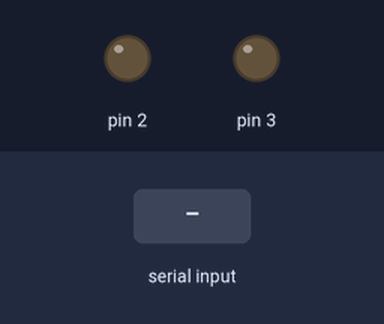
Simulated run of this sketch. Board: Arduino Uno, built with avr-gcc and run on an emulated ATmega328P. On the bench: output pins drawn as LEDs (lit = HIGH). Inputs (shaded band) come from the test bench.

Above: at 1.2 s.
1.3 s: "<REMOTEOPENDOOR>" received over Serial
At 2.0 s:
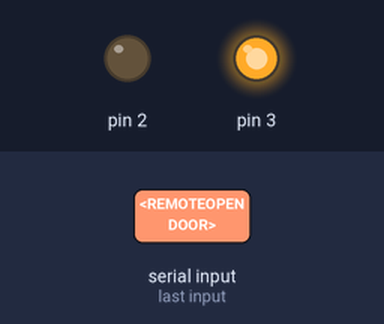
2.8 s: "<SCANCARD>" received over Serial
At 5.5 s:
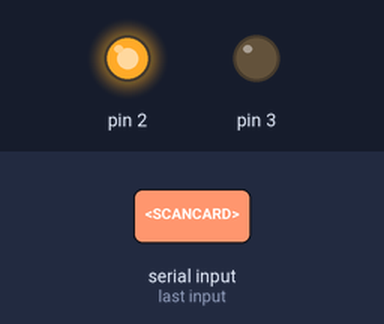
Timing chart, 0 to 8.8 s (numbered marks = the images above; inputs shaded):
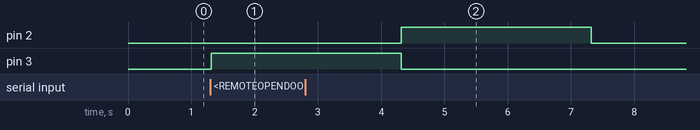

The sketch:

Inl_mning_Arduino.ino
```cpp
String cardsWithAccess[10];
int numberOfCards = 0;

void setup()
{
  Serial.begin(9600);
  pinMode(2, OUTPUT);
  pinMode(3, OUTPUT);
}

void loop()
{
  if (Serial.available() > 0)
  {
    String receivedOrder = Serial.readStringUntil('>');
    if (receivedOrder.startsWith("<REMOTEOPENDOOR"))
    {
      digitalWrite(3, HIGH);
      delay(3000);
      digitalWrite(3, LOW);
    }
    else if (receivedOrder.startsWith("<CLEARCARDLIST"))
    {
      for (int i = 0; i < numberOfCards; i++)
      {
        cardsWithAccess[i] = "";
      }
      numberOfCards = 0;
    }
    else if (receivedOrder.startsWith("<ADDCARD"))
    {
      String cardNumber = receivedOrder.substring(8);
      cardsWithAccess[numberOfCards] = cardNumber;
      numberOfCards += 1;
    }
    else if (receivedOrder.startsWith("<SCANCARD"))
    {
      String cardNumber  = receivedOrder.substring(9);
      bool access = false;
      for (int i = 0; i < numberOfCards; i++)
      {
        if (cardsWithAccess[i] == cardNumber)
        {
          digitalWrite(3, HIGH);
          delay(3000);
          digitalWrite(3, LOW);
          access = true;
        }
      }
      if (access == false)
      {
        digitalWrite(2, HIGH);
        delay(3000);
        digitalWrite(2, LOW);
      }
    }
  }
}
```

Measured:
- after the input at 1.3 s, pin 3: LOW → HIGH at once
- after the input at 2.8 s, pin 2: LOW → HIGH after 1.5 s, → LOW 3.0 s later
